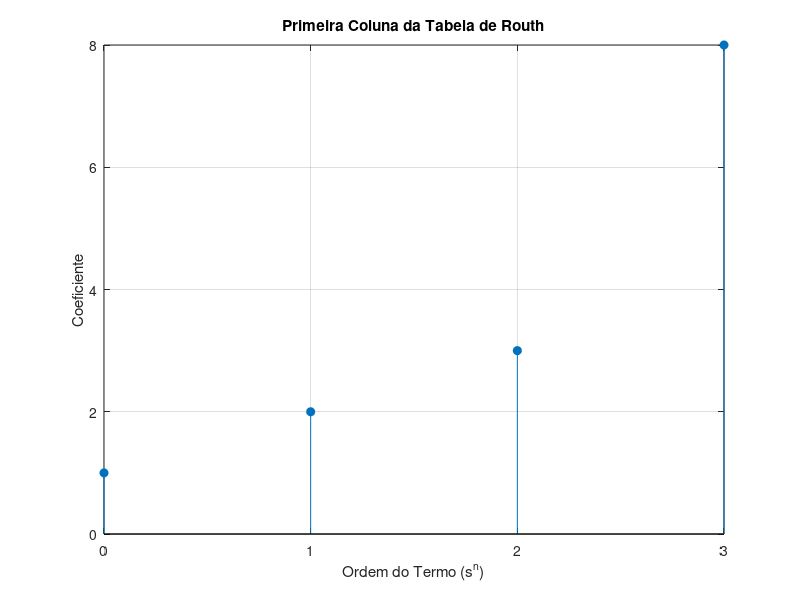

This chart was generated by the following MATLAB code:
% Definir valores numéricos para b1, b2, b3 (exemplo)
b1 = 2;
b2 = 3;
b3 = 4;

% Matriz de Schwarz A
A = [0  1  0;
    -b3 0  1;
     0 -b2 -b1];

% Equação característica: |sI - A| = 0
% Coeficientes do polinômio característico: s^3 + b1*s^2 + (b2 + b3)*s + b1*b3
coeffs = [1, b1, b2 + b3, b1*b3]; % [s^3, s^2, s^1, s^0]

% Construir a tabela de Routh manualmente
a3 = coeffs(1); % = 1
a2 = coeffs(2); % = b1
a1 = coeffs(3); % = b2 + b3
a0 = coeffs(4); % = b1*b3

routh_table = [
    a3      a1      0;
    a2      a0      0;
    (a2*a1 - a3*a0)/a2  0      0;
    a0      0       0;
];

% Mostrar resultados
disp('Equação característica:');
disp(['s^3 + ', num2str(b1), '*s^2 + ', num2str(b2 + b3), '*s + ', num2str(b1*b3)]);

disp('Tabela de Routh:'); 
disp(routh_table);

disp('Primeira coluna da tabela de Routh:'); 
first_column = [a3; a2; routh_table(3,1); a0];
disp(first_column);

% Verificação
expected_column = [1; b1; b2; b1*b3];
if isequal(first_column, expected_column)
    disp('A primeira coluna é [1; b1; b2; b1*b3], conforme esperado.');
else
    disp('A primeira coluna não corresponde ao esperado.');
end

% Plotando o gráfico da primeira coluna da Tabela de Routh
figure;
stem(0:length(first_column)-1, first_column, 'filled');
title('Primeira Coluna da Tabela de Routh');
xlabel('Ordem do Termo (s^n)');
ylabel('Coeficiente');
xticks(0:length(first_column)-1);
grid on;
